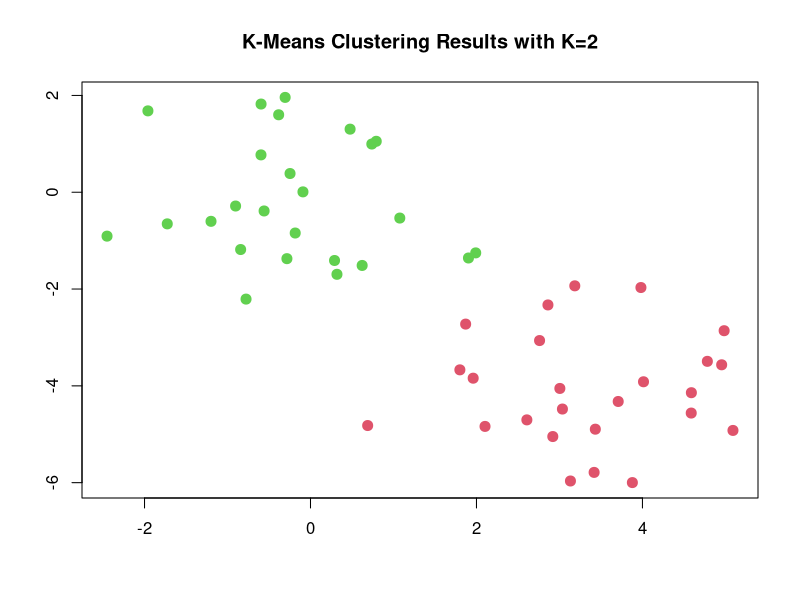
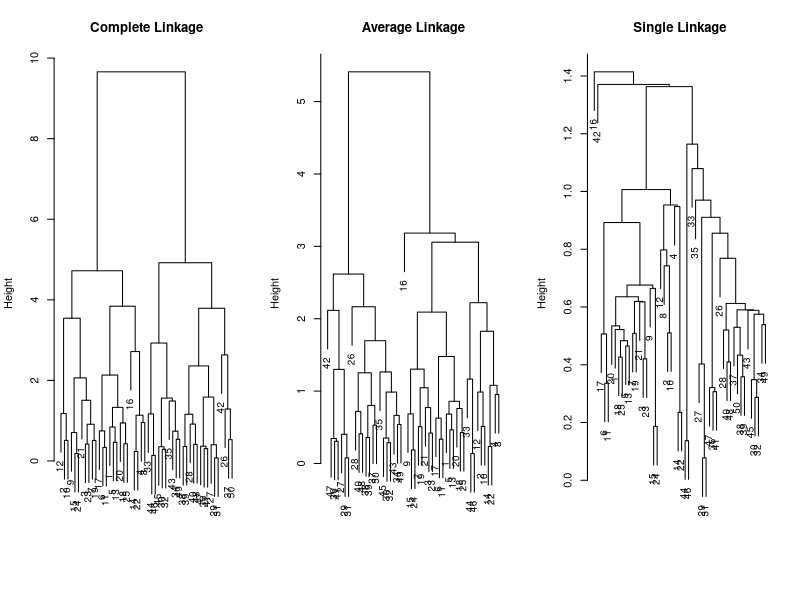
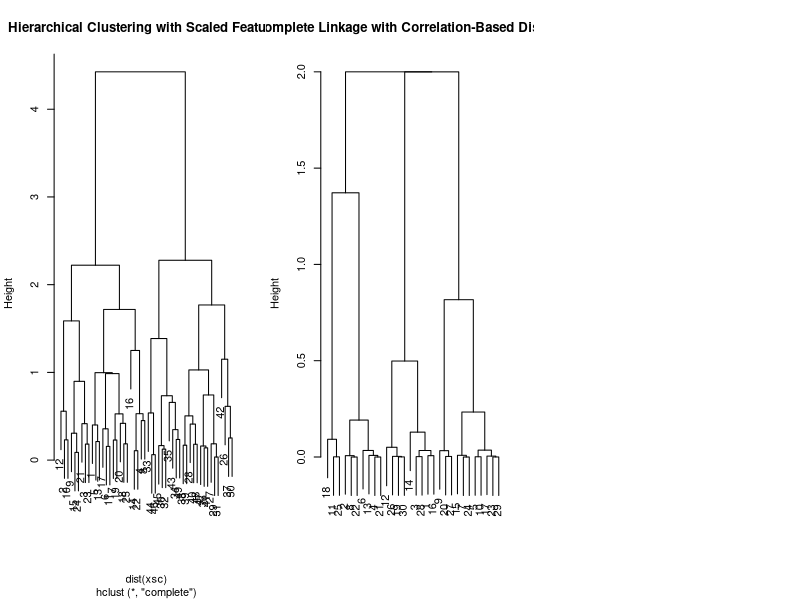

Write R code to recreate these figures, in order.
## ---- chunk 1
set.seed(2)
x = matrix(rnorm(50*2), ncol = 2)
x[1:25, 1] = x[1:25, 1] + 3
x[1:25, 2] = x[1:25, 2] - 4
## ---- chunk 2
km.out = kmeans(x, 2, nstart = 20)
## ---- chunk 3
km.out$cluster
## ---- chunk 4
plot(x, col = (km.out$cluster + 1), main = "K-Means Clustering Results with K=2", xlab = "", ylab = "", pch = 20, cex = 2)
## ---- chunk 5
set.seed(4)
km.out = kmeans(x, 3, nstart = 20)
km.out
## ---- chunk 6
set.seed(3)
km.out = kmeans(x, 3, nstart = 1)
km.out$tot.withinss
km.out = kmeans(x, 3, nstart = 20)
km.out$tot.withinss
## ---- chunk 7
hc.complete = hclust(dist(x), method = "complete")
## ---- chunk 8
hc.average = hclust(dist(x), method = "average")
hc.single = hclust(dist(x), method = "single")
## ---- chunk 9
par(mfrow = c(1, 3))
plot(hc.complete, main = "Complete Linkage", xlab = "", sub = "", cex = 0.9)
plot(hc.average, main = "Average Linkage", xlab = "", sub = "", cex = 0.9)
plot(hc.single, main = "Single Linkage", xlab = "", sub = "", cex = 0.9)
## ---- chunk 10
cutree(hc.complete, 2)
cutree(hc.average, 2)
cutree(hc.single, 2)
## ---- chunk 11
cutree(hc.single, 4)
## ---- chunk 12
xsc = scale(x)
plot(hclust(dist(xsc), method = "complete"), main = "Hierarchical Clustering with Scaled Features")
## ---- chunk 13
x = matrix(rnorm(30 * 3), ncol = 3)
dd = as.dist(1 - cor(t(x)))
plot(hclust(dd, method = "complete"), main = "Complete Linkage with Correlation-Based Distance", xlab = "", sub = "")
